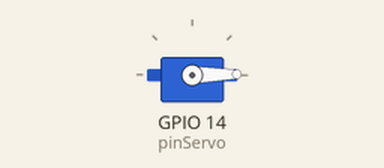
Simulated run of this sketch. Board: ESP32. On the bench: servo.

Above: at 0.05 s.
At 2.3 s:
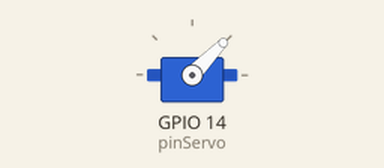
At 4.55 s:
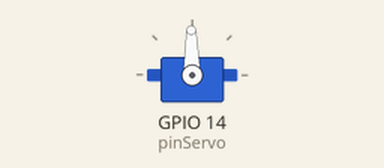
At 9.05 s:
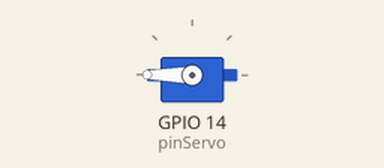
Timing chart, 0 to 11.8 s (numbered marks = the images above):
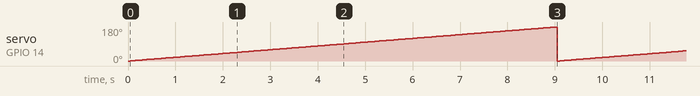

Measured:
- by itself, servo on GPIO 14 (pinServo): ramps from 0° to 180° and jumps back, once every 9.1 s

The sketch:

servo.ino
```cpp
#include <ESP32Servo.h>
Servo miServo;        // Crear objeto tipo Servo
const int pinServo = 14;  // Pin donde está conectado el servo
void setup() {
   pinMode(pinServo, OUTPUT);
   miServo.setPeriodHertz(50);          // Frecuencia típica de los servos
   miServo.attach(pinServo, 500, 2400); // Pin, pulso mínimo y máximo en microsegundos
   miServo.write(0);


}

void loop() {
  int pos = 0;
    for (pos = 0; pos <= 180; pos += 1) { // sweep from 0 degrees to 180 degrees
         miServo.write(pos);
        delay(50);
    }


}
```
